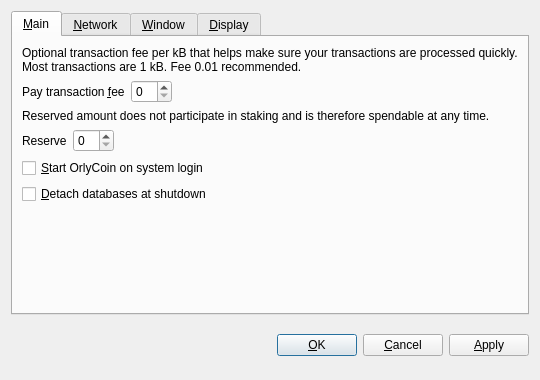
<?xml version="1.0" encoding="UTF-8"?>
<ui version="4.0">
 <class>OptionsDialog</class>
 <widget class="QDialog" name="OptionsDialog">
  <property name="geometry">
   <rect>
    <x>0</x>
    <y>0</y>
    <width>540</width>
    <height>380</height>
   </rect>
  </property>
  <property name="windowTitle">
   <string>Options</string>
  </property>
  <property name="modal">
   <bool>true</bool>
  </property>
  <layout class="QVBoxLayout" name="verticalLayout">
   <item>
    <widget class="QTabWidget" name="tabWidget">
     <property name="tabPosition">
      <enum>QTabWidget::North</enum>
     </property>
     <property name="currentIndex">
      <number>0</number>
     </property>
     <widget class="QWidget" name="tabMain">
      <attribute name="title">
       <string>&amp;Main</string>
      </attribute>
      <layout class="QVBoxLayout" name="verticalLayout_Main">
       <item>
        <widget class="QLabel" name="transactionFeeInfoLabel">
         <property name="text">
          <string>Optional transaction fee per kB that helps make sure your transactions are processed quickly. Most transactions are 1 kB. Fee 0.01 recommended.</string>
         </property>
         <property name="textFormat">
          <enum>Qt::PlainText</enum>
         </property>
         <property name="wordWrap">
          <bool>true</bool>
         </property>
        </widget>
       </item>
       <item>
        <layout class="QHBoxLayout" name="horizontalLayoutFee">
         <item>
          <widget class="QLabel" name="transactionFeeLabel">
           <property name="text">
            <string>Pay transaction &amp;fee</string>
           </property>
           <property name="textFormat">
            <enum>Qt::PlainText</enum>
           </property>
           <property name="buddy">
            <cstring>transactionFee</cstring>
           </property>
          </widget>
         </item>
         <item>
          <widget class="BitcoinAmountField" name="transactionFee"/>
         </item>
         <item>
          <spacer name="horizontalSpacerFee">
           <property name="orientation">
            <enum>Qt::Horizontal</enum>
           </property>
           <property name="sizeHint" stdset="0">
            <size>
             <width>40</width>
             <height>20</height>
            </size>
           </property>
          </spacer>
         </item>
        </layout>
       </item>
       <item>
        <widget class="QLabel" name="reserveBalanceInfoLabel">
         <property name="text">
          <string>Reserved amount does not participate in staking and is therefore spendable at any time.</string>
         </property>
         <property name="textFormat">
          <enum>Qt::PlainText</enum>
         </property>
         <property name="wordWrap">
          <bool>true</bool>
         </property>
        </widget>
       </item>
       <item>
        <layout class="QHBoxLayout" name="horizontalLayoutReserveBalance">
         <item>
          <widget class="QLabel" name="reserveBalanceLabel">
           <property name="text">
            <string>Reserve</string>
           </property>
           <property name="textFormat">
            <enum>Qt::PlainText</enum>
           </property>
           <property name="buddy">
            <cstring>reserveBalance</cstring>
           </property>
          </widget>
         </item>
         <item>
          <widget class="BitcoinAmountField" name="reserveBalance"/>
         </item>
         <item>
          <spacer name="horizontalSpacerReserveBalance">
           <property name="orientation">
            <enum>Qt::Horizontal</enum>
           </property>
           <property name="sizeHint" stdset="0">
            <size>
             <width>40</width>
             <height>20</height>
            </size>
           </property>
          </spacer>
         </item>
        </layout>
       </item>
       <item>
        <widget class="QCheckBox" name="bitcoinAtStartup">
         <property name="toolTip">
          <string>Automatically start OrlyCoin after logging in to the system.</string>
         </property>
         <property name="text">
          <string>&amp;Start OrlyCoin on system login</string>
         </property>
        </widget>
       </item>
       <item>
        <widget class="QCheckBox" name="detachDatabases">
         <property name="toolTip">
          <string>Detach block and address databases at shutdown. This means they can be moved to another data directory, but it slows down shutdown. The wallet is always detached.</string>
         </property>
         <property name="text">
          <string>&amp;Detach databases at shutdown</string>
         </property>
        </widget>
       </item>
       <item>
        <spacer name="verticalSpacer_Main">
         <property name="orientation">
          <enum>Qt::Vertical</enum>
         </property>
         <property name="sizeHint" stdset="0">
          <size>
           <width>20</width>
           <height>40</height>
          </size>
         </property>
        </spacer>
       </item>
      </layout>
     </widget>
     <widget class="QWidget" name="tabNetwork">
      <attribute name="title">
       <string>&amp;Network</string>
      </attribute>
      <layout class="QVBoxLayout" name="verticalLayout_Network">
       <item>
        <widget class="QCheckBox" name="mapPortUpnp">
         <property name="toolTip">
          <string>Automatically open the OrlyCoin client port on the router. This only works when your router supports UPnP and it is enabled.</string>
         </property>
         <property name="text">
          <string>Map port using &amp;UPnP</string>
         </property>
        </widget>
       </item>
       <item>
        <widget class="QCheckBox" name="connectSocks">
         <property name="toolTip">
          <string>Connect to the OrlyCoin network through a SOCKS proxy (e.g. when connecting through Tor).</string>
         </property>
         <property name="text">
          <string>&amp;Connect through SOCKS proxy:</string>
         </property>
        </widget>
       </item>
       <item>
        <layout class="QHBoxLayout" name="horizontalLayout_Network">
         <item>
          <widget class="QLabel" name="proxyIpLabel">
           <property name="text">
            <string>Proxy &amp;IP:</string>
           </property>
           <property name="textFormat">
            <enum>Qt::PlainText</enum>
           </property>
           <property name="buddy">
            <cstring>proxyIp</cstring>
           </property>
          </widget>
         </item>
         <item>
          <widget class="QValidatedLineEdit" name="proxyIp">
           <property name="maximumSize">
            <size>
             <width>140</width>
             <height>16777215</height>
            </size>
           </property>
           <property name="toolTip">
            <string>IP address of the proxy (e.g. 127.0.0.1)</string>
           </property>
          </widget>
         </item>
         <item>
          <widget class="QLabel" name="proxyPortLabel">
           <property name="text">
            <string>&amp;Port:</string>
           </property>
           <property name="textFormat">
            <enum>Qt::PlainText</enum>
           </property>
           <property name="buddy">
            <cstring>proxyPort</cstring>
           </property>
          </widget>
         </item>
         <item>
          <widget class="QLineEdit" name="proxyPort">
           <property name="maximumSize">
            <size>
             <width>55</width>
             <height>16777215</height>
            </size>
           </property>
           <property name="toolTip">
            <string>Port of the proxy (e.g. 9050)</string>
           </property>
          </widget>
         </item>
         <item>
          <widget class="QLabel" name="socksVersionLabel">
           <property name="text">
            <string>SOCKS &amp;Version:</string>
           </property>
           <property name="textFormat">
            <enum>Qt::PlainText</enum>
           </property>
           <property name="buddy">
            <cstring>socksVersion</cstring>
           </property>
          </widget>
         </item>
         <item>
          <widget class="QValueComboBox" name="socksVersion">
           <property name="toolTip">
            <string>SOCKS version of the proxy (e.g. 5)</string>
           </property>
          </widget>
         </item>
         <item>
          <spacer name="horizontalSpacer_Network">
           <property name="orientation">
            <enum>Qt::Horizontal</enum>
           </property>
           <property name="sizeHint" stdset="0">
            <size>
             <width>40</width>
             <height>20</height>
            </size>
           </property>
          </spacer>
         </item>
        </layout>
       </item>
       <item>
        <spacer name="verticalSpacer_Network">
         <property name="orientation">
          <enum>Qt::Vertical</enum>
         </property>
         <property name="sizeHint" stdset="0">
          <size>
           <width>20</width>
           <height>40</height>
          </size>
         </property>
        </spacer>
       </item>
      </layout>
     </widget>
     <widget class="QWidget" name="tabWindow">
      <attribute name="title">
       <string>&amp;Window</string>
      </attribute>
      <layout class="QVBoxLayout" name="verticalLayout_Window">
       <item>
        <widget class="QCheckBox" name="minimizeToTray">
         <property name="toolTip">
          <string>Show only a tray icon after minimizing the window.</string>
         </property>
         <property name="text">
          <string>&amp;Minimize to the tray instead of the taskbar</string>
         </property>
        </widget>
       </item>
       <item>
        <widget class="QCheckBox" name="minimizeOnClose">
         <property name="toolTip">
          <string>Minimize instead of exit the application when the window is closed. When this option is enabled, the application will be closed only after selecting Quit in the menu.</string>
         </property>
         <property name="text">
          <string>M&amp;inimize on close</string>
         </property>
        </widget>
       </item>
       <item>
        <spacer name="verticalSpacer_Window">
         <property name="orientation">
          <enum>Qt::Vertical</enum>
         </property>
         <property name="sizeHint" stdset="0">
          <size>
           <width>20</width>
           <height>40</height>
          </size>
         </property>
        </spacer>
       </item>
      </layout>
     </widget>
     <widget class="QWidget" name="tabDisplay">
      <attribute name="title">
       <string>&amp;Display</string>
      </attribute>
      <layout class="QVBoxLayout" name="verticalLayout_Display">
       <item>
        <layout class="QHBoxLayout" name="horizontalLayout_1_Display">
         <item>
          <widget class="QLabel" name="langLabel">
           <property name="text">
            <string>User Interface &amp;language:</string>
           </property>
           <property name="textFormat">
            <enum>Qt::PlainText</enum>
           </property>
           <property name="buddy">
            <cstring>lang</cstring>
           </property>
          </widget>
         </item>
         <item>
          <widget class="QValueComboBox" name="lang">
           <property name="toolTip">
            <string>The user interface language can be set here. This setting will take effect after restarting OrlyCoin.</string>
           </property>
          </widget>
         </item>
        </layout>
       </item>
       <item>
        <layout class="QHBoxLayout" name="horizontalLayout_2_Display">
         <item>
          <widget class="QLabel" name="unitLabel">
           <property name="text">
            <string>&amp;Unit to show amounts in:</string>
           </property>
           <property name="textFormat">
            <enum>Qt::PlainText</enum>
           </property>
           <property name="buddy">
            <cstring>unit</cstring>
           </property>
          </widget>
         </item>
         <item>
          <widget class="QValueComboBox" name="unit">
           <property name="toolTip">
            <string>Choose the default subdivision unit to show in the interface and when sending coins.</string>
           </property>
          </widget>
         </item>
        </layout>
       </item>
       <item>
        <widget class="QCheckBox" name="displayAddresses">
         <property name="toolTip">
          <string>Whether to show OrlyCoin addresses in the transaction list or not.</string>
         </property>
         <property name="text">
          <string>&amp;Display addresses in transaction list</string>
         </property>
        </widget>
       </item>
       <item>
        <widget class="QCheckBox" name="coinControlFeatures">
         <property name="toolTip">
          <string>Whether to show coin control features or not.</string>
         </property>
         <property name="text">
          <string>Display coin &amp;control features (experts only!)</string>
         </property>
        </widget>
       </item>
       <item>
        <spacer name="verticalSpacer_Display">
         <property name="orientation">
          <enum>Qt::Vertical</enum>
         </property>
         <property name="sizeHint" stdset="0">
          <size>
           <width>20</width>
           <height>40</height>
          </size>
         </property>
        </spacer>
       </item>
      </layout>
     </widget>
    </widget>
   </item>
   <item>
    <layout class="QHBoxLayout" name="horizontalLayout_Buttons">
     <item>
      <spacer name="horizontalSpacer_1">
       <property name="orientation">
        <enum>Qt::Horizontal</enum>
       </property>
       <property name="sizeHint" stdset="0">
        <size>
         <width>40</width>
         <height>48</height>
        </size>
       </property>
      </spacer>
     </item>
     <item>
      <widget class="QLabel" name="statusLabel">
       <property name="font">
        <font>
         <weight>75</weight>
         <bold>true</bold>
        </font>
       </property>
       <property name="text">
        <string/>
       </property>
       <property name="textFormat">
        <enum>Qt::PlainText</enum>
       </property>
       <property name="wordWrap">
        <bool>true</bool>
       </property>
      </widget>
     </item>
     <item>
      <spacer name="horizontalSpacer_2">
       <property name="orientation">
        <enum>Qt::Horizontal</enum>
       </property>
       <property name="sizeHint" stdset="0">
        <size>
         <width>40</width>
         <height>48</height>
        </size>
       </property>
      </spacer>
     </item>
     <item>
      <widget class="QPushButton" name="okButton">
       <property name="text">
        <string>&amp;OK</string>
       </property>
      </widget>
     </item>
     <item>
      <widget class="QPushButton" name="cancelButton">
       <property name="text">
        <string>&amp;Cancel</string>
       </property>
       <property name="autoDefault">
        <bool>false</bool>
       </property>
      </widget>
     </item>
     <item>
      <widget class="QPushButton" name="applyButton">
       <property name="text">
        <string>&amp;Apply</string>
       </property>
       <property name="autoDefault">
        <bool>false</bool>
       </property>
      </widget>
     </item>
    </layout>
   </item>
  </layout>
 </widget>
 <customwidgets>
  <customwidget>
   <class>BitcoinAmountField</class>
   <extends>QSpinBox</extends>
   <header>bitcoinamountfield.h</header>
  </customwidget>
  <customwidget>
   <class>QValueComboBox</class>
   <extends>QComboBox</extends>
   <header>qvaluecombobox.h</header>
  </customwidget>
  <customwidget>
   <class>QValidatedLineEdit</class>
   <extends>QLineEdit</extends>
   <header>qvalidatedlineedit.h</header>
  </customwidget>
 </customwidgets>
 <resources/>
 <connections/>
</ui>
